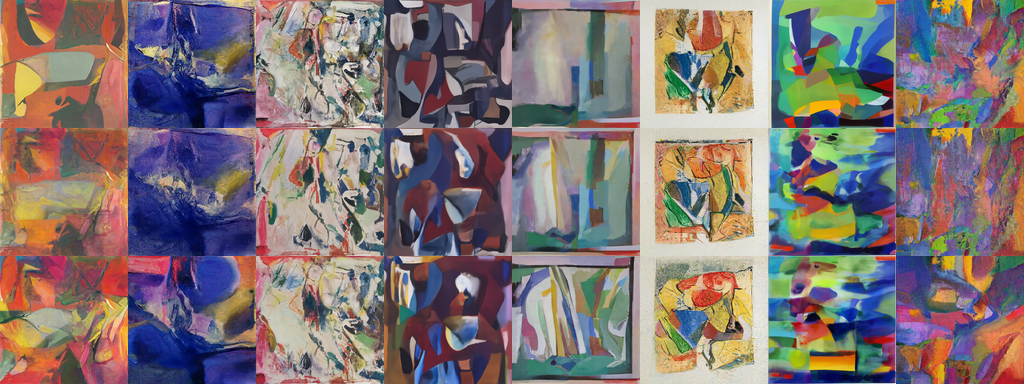
#> input picture Examples/Abstract Art/variation_color.png, 1024 x 384 px; its folder holds only this picture in this run
$ python -i restructure_dataset.py   (imports and definitions only)
#> lines starting #> are read from the running program, lines starting #| are printed output that depends on the picture; after the words box and inside, x2 and y2 are one past the last pixel; in counts of white or black regions, pixels touching at a corner belong together
#> further down, picture is the input picture: shape (384, 1024, 3); mean B, G, R 115.5, 116.1, 129
from PIL import Image
import os, sys
import numpy as np
import cv2
import pandas as pd
import glob
import tqdm

def get_pd(image):
    image = np.array(image)
    return image.sum() / image.size

def get_size(image):
    img = np.array(image, np.uint8)
    _,thresh = cv2.threshold(img,240,255,cv2.THRESH_BINARY)
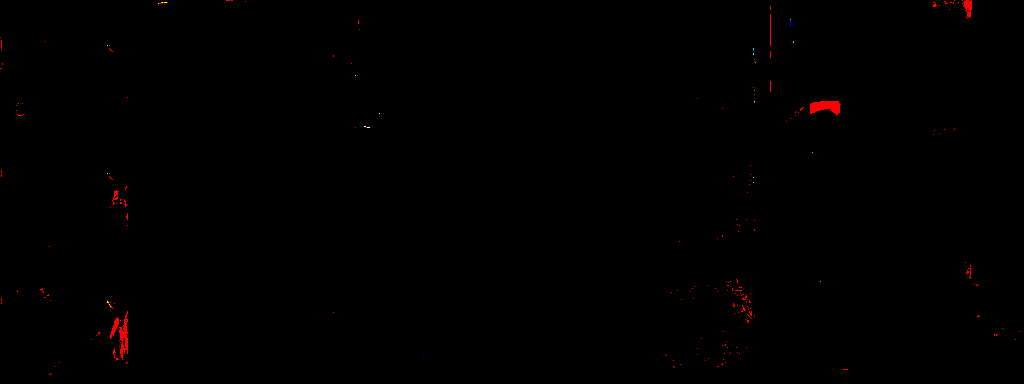
#> thresh: shape (384, 1024, 3); mean B, G, R 0, 0, 0.8
    thresh = cv2.bitwise_not(thresh)
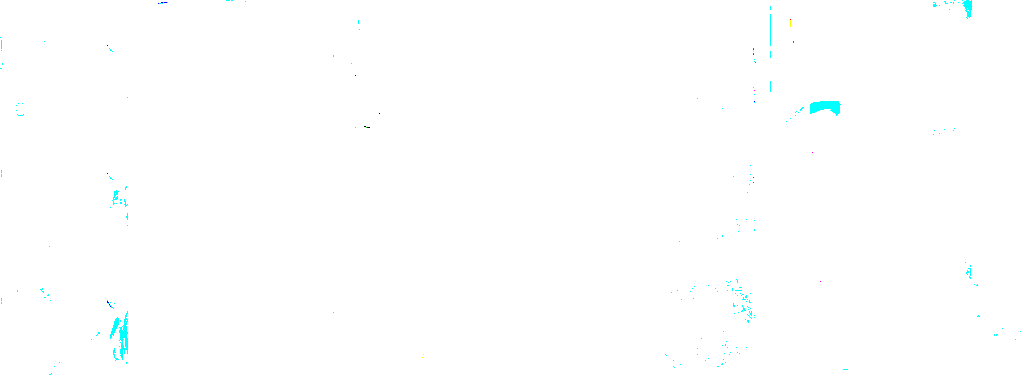
#> thresh: shape (384, 1024, 3); mean B, G, R 255, 255, 254.2


    element = cv2.getStructuringElement(shape=cv2.MORPH_RECT, ksize=(5, 5))

    morph_img = thresh.copy()
    cv2.dilate(src=thresh, kernel=element, dst=morph_img, iterations=2)
#> morph_img: shape (384, 1024, 3); 0.32% of pixels changed, all inside (x1, y1, x2, y2) = (0, 0, 1021, 375)
    cv2.erode(src=morph_img, kernel=element, dst=morph_img, iterations = 1)

#> (the run stopped early here; a loop or call above may not have finished)
